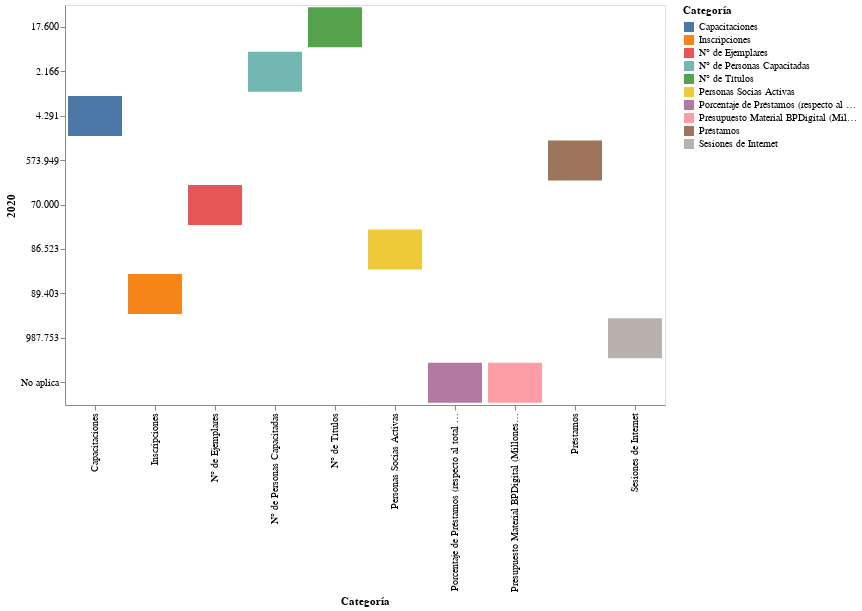

Source (notebook cell):
### Code cell
import pandas as pd
import altair as alt
chart2 = alt.Chart(df).mark_bar().encode(
    x='Categoría',
    y='2020',
    color='Categoría',
    tooltip=['2020', 'Categoría']
).properties(
    width=600,
    height=400
).interactive()
display(chart2)

### Figure 1 — Vega-Lite specification as saved in the notebook (floating-point values rounded to 4 significant figures)
{"config": {"view": {"continuousWidth": 400, "continuousHeight": 300}}, "data": {"name": "data-7c93afaa3376c81c51f6369815a57d10"}, "mark": "bar", "encoding": {"color": {"field": "Categoría", "type": "nominal"}, "tooltip": [{"field": "2020", "type": "nominal"}, {"field": "Categoría", "type": "nominal"}], "x": {"field": "Categoría", "type": "nominal"}, "y": {"field": "2020", "type": "nominal"}}, "height": 400, "selection": {"selector009": {"type": "interval", "bind": "scales", "encodings": ["x", "y"]}}, "width": 600, "$schema": "https://vega.github.io/schema/vega-lite/v4.17.0.json", "datasets": {"data-7c93afaa3376c81c51f6369815a57d10": [{"Categoría": "Personas Socias Activas", "2019": "75.172", "2020": "86.523", "2021": "64.821", "2022": "58.580", "2023": "64.634"}, {"Categoría": "Capacitaciones", "2019": "43.251", "2020": "4.291", "2021": "996", "2022": "5.995", "2023": "14.190"}, {"Categoría": "N° de Personas Capacitadas", "2019": "18.784", "2020": "2.166", "2021": "509", "2022": "2.889", "2023": "7.273"}, {"Categoría": "Préstamos", "2019": "393.890", "2020": "573.949", "2021": "461.409", "2022": "415.223", "2023": "401.250"}, {"Categoría": "Porcentaje de Préstamos (respecto al total nacional)", "2019": "No aplica", "2020": "No aplica", "2021": "52%", "2022": "29%", "2023": "22%"}, {"Categoría": "Sesiones de Internet", "2019": "2.774.317", "2020": "987.753", "2021": "459.413", "2022": "709.314", "2023": "945.557"}, {"Categoría": "Inscripciones", "2019": "79.346", "2020": "89.403", "2021": "63.086", "2022": "71.614", "2023": "66.880"}, {"Categoría": "N° de Ejemplares ", "2019": "65.000", "2020": "70.000", "2021": "70.200", "2022": "75.000", "2023": "80.000"}, {"Categoría": "N° de Títulos", "2019": "17.772", "2020": "17.600", "2021": "17.500", "2022": "17.800", "2023": "20.000"}, {"Categoría": "Presupuesto Material BPDigital (Millones de Pesos)", "2019": "No aplica", "2020": "No aplica", "2021": "250.257.359", "2022": "249.445.395", "2023": "185.022.310"}]}}
